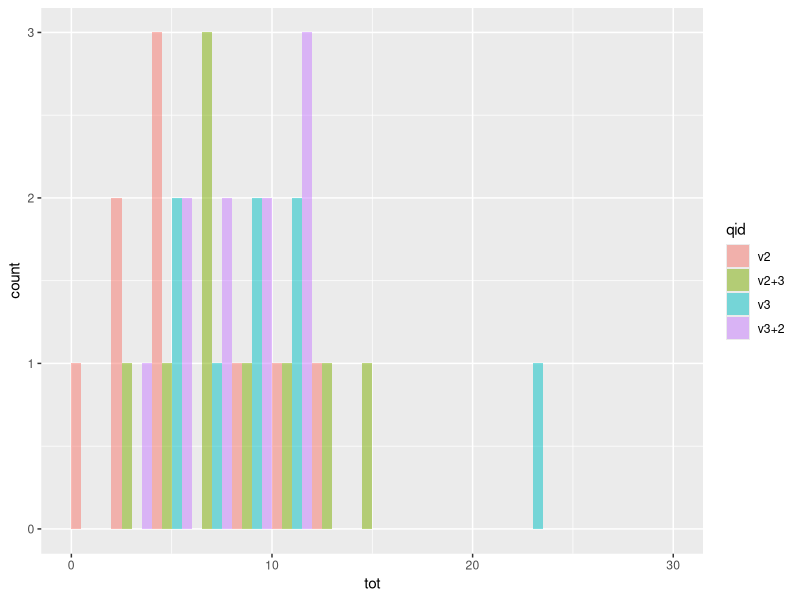
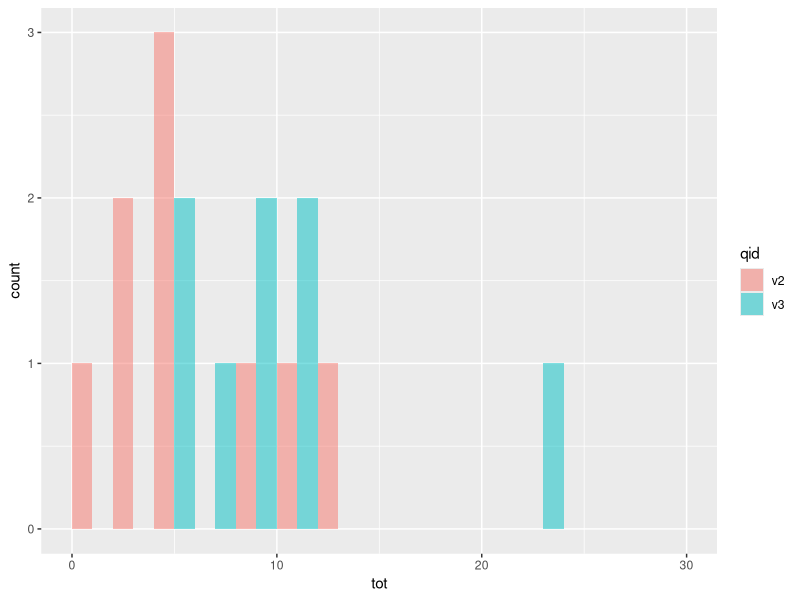

These charts were generated, in order, by the following R code:
s <- read.csv('./data/sp18-bcs-A.csv', stringsAsFactors=F)
a <- read.csv('./data/answers.csv', stringsAsFactors=F)$answer			# Read the answers in to a list

# Sort s on the basis of 'rid'
s <- s[order(s$rid),]
rownames(s) <- NULL			# Update the row ids to unscramble them

# From s create a data-frame r which details whether the response to each question was right or wrong (T or F)
r <- s[,c("rid", "qid")]

# Loop over the 30 answers
for (i in 1:30) {

	key <- paste("X", i, sep="")		# Create the X prefixed column name for the i-th question
	r[[key]] = s[[key]] == a[i]			# Compare the value in s$Xi to the actual answer (a[i]) and store it in 'r'
										# Note the use of [[]] instead of $ (which is a short-hand for [[]]) to access the column of the data-frame when using a variable to hold the column name
}

# Calculate the total for each student by summing over the Xi entries (which are columns 3 to 32)
r$tot <- rowSums(r[,3:32])		


# Graph data
library(ggplot2)

# Plot side-by-side histograms of the total scores earned for each qid (type / version mix)
p <- ggplot(r, aes(tot, fill=qid)) + geom_histogram(alpha = 0.5, breaks=seq(0,30,by=2), aes(y = ..count..), position ='dodge')

p2 <- ggplot(r[r$qid == "v2" | r$qid == "v3",], aes(tot, fill=qid)) + geom_histogram(alpha = 0.5, breaks=seq(0,30,by=2), aes(y = ..count..), position ='dodge')
